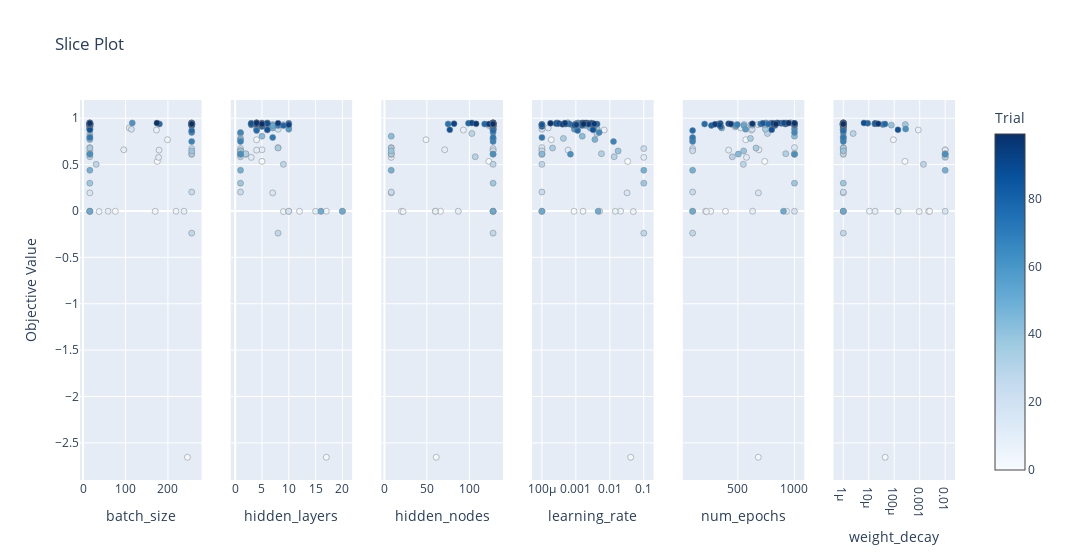

The code cell stored with this chart in its notebook:
### Code cell
# 파라미터의 분포를 보여주는 플롯
optuna.visualization.plot_slice(study)
